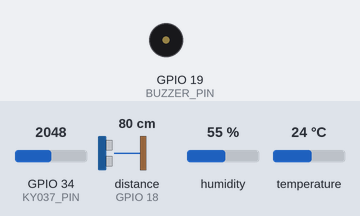
The sketch below on a simulated ESP32. Parts: buzzer (waves = sounding). Wiring (inferred from the names in the program): ultrasonic range finder: trigger GPIO 5; echo GPIO 18. The inputs (shaded band) are chosen by the test bench; at power-on: GPIO 34 (KY037_PIN) = 2048, distance to the obstacle (sensor on GPIO 18) 80 cm, humidity 55 %, temperature 24 °C. The echo pulse lasts 58.3 µs per cm; WiFi joins after 1.5 s; servers stay silent unless stated; the local clock reads 2024-03-15 10:24:30 at power-on unless the sketch sets it; what the sketch prints to the serial monitor is not drawn.

Above: at 2.8 s.
2.9 s: GPIO 34 (KY037_PIN) set to 3447
4.5 s: GPIO 34 (KY037_PIN) set to 3550
At 5.4 s:
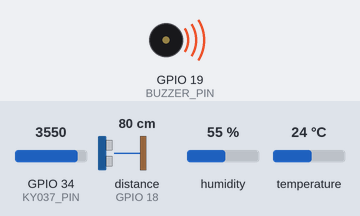
6.3 s: distance to the obstacle (sensor on GPIO 18) set to 2 cm
At 7.96 s:
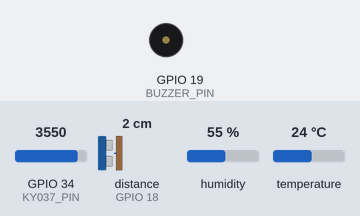
9.5 s: distance to the obstacle (sensor on GPIO 18) set to 250 cm
13.0 s: distance to the obstacle (sensor on GPIO 18) set to 27 cm
At 16.3 s:
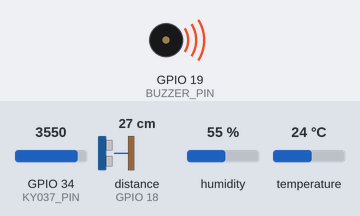
19.8 s: GPIO 34 (KY037_PIN) set to 3460
Timing chart, 0 to 22.8 s (numbered marks = the images above; inputs shaded):
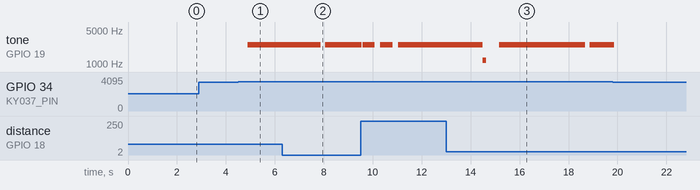

Measured:
- the behaviour switches between 3500 and 3501 on GPIO 34 (KY037_PIN) (found by bisection; images 0 and 1)
- after the input at 2.9 s, every drawn part: stays the same
- after the input at 4.5 s, tone on GPIO 19 (BUZZER_PIN): silent → 2500 Hz after 0.39 s
- after the input at 6.3 s, tone on GPIO 19 (BUZZER_PIN): 2500 Hz → silent after 1.6 s, → 2500 Hz 0.18 s later
- after the input at 13.0 s, tone on GPIO 19 (BUZZER_PIN): plays 1200 Hz for 0.15 s, 2500 Hz for 3.5 s, 2500 Hz for 0.94 s, starting after 1.5 s

The sketch:

LAST02.ino
```cpp
// ======================================================================
// SISTEMA DE ESTACIONAMIENTO - VERSIÓN FINAL DEFINITIVA (A PRUEBA DE FALLOS)
// ======================================================================

// --- LIBRERÍAS ---
#include <WiFi.h>
#include <Firebase_ESP_Client.h>
#include "addons/TokenHelper.h"
#include "addons/RTDBHelper.h"
#include "DHT.h"
#include <time.h>
#include <algorithm>

// ==================================================
// 1. CONFIGURACIÓN DE RED Y FIREBASE
// ==================================================
const char* WIFI_SSID = "INFINITUM2CB5";
const char* WIFI_PASSWORD = "X7e4upMA4Y";
const char* API_KEY = "AIzaSyA7kOahrIAr_XImPq05EhbJ7CZSPATIZUs";
const char* DATABASE_URL = "https://parking-iot-a0b8e-default-rtdb.firebaseio.com/";

const char* FB_PATH_STATUS = "/Estacionamiento/status";
const char* FB_PATH_LOGS = "/Estacionamiento/logs";
const char* NTP_SERVER = "pool.ntrop.org";
const long GMT_OFFSET_SEC = -21600;
const int DAYLIGHT_OFFSET_SEC = 3600;

// ==================================================
// 2. PINES Y SENSORES
// ==================================================
#define DHTPIN 4
#define DHTTYPE DHT22
#define TRIG_PIN 5
#define ECHO_PIN 18
#define BUZZER_PIN 19
#define KY037_PIN 34

DHT dht(DHTPIN, DHTTYPE);

// ==================================================
// 3. UMBRALES Y TEMPORIZADORES (NO BLOQUEANTES)
// ==================================================
const unsigned long SENSOR_READ_INTERVAL = 500; // Leer sensores 2 veces por segundo
const unsigned long FIREBASE_SEND_INTERVAL = 15000;
const unsigned long WIFI_RECONNECT_INTERVAL = 20000;

const float DIST_LIBRE = 120.0;
const float DIST_OCUPADO = 35.0;
const int RUIDO_UMBRAL = 3500;
const int STABILIZATION_COUNT = 4;

// ==================================================
// 4. OBJETOS Y VARIABLES GLOBALES
// ==================================================
FirebaseData fbdo;
FirebaseAuth auth;
FirebaseConfig config;

unsigned long lastSensorRead = 0;
unsigned long lastFirebaseSend = 0;
unsigned long lastWifiCheck = 0;

float distancia_cm = -1.0; // Inicializar en -1 para saber si ya se leyó
float temperatura_c = -100.0;
float humedad_pct = -1.0;
int nivel_sonido = 0;
String estadoActual = "Inicializando";
String estadoAnterior = "";

int ocupadoCounter = 0;

// ==================================================
// 5. SETUP INICIAL
// ==================================================
void setup() {
    Serial.begin(115200);
    Serial.println("\n\n--- INICIANDO SISTEMA DE ESTACIONAMIENTO ---");

    pinMode(TRIG_PIN, OUTPUT);
    pinMode(ECHO_PIN, INPUT);
    pinMode(BUZZER_PIN, OUTPUT);
    pinMode(KY037_PIN, INPUT);

    dht.begin();

    iniciarWiFi();
    configTime(GMT_OFFSET_SEC, DAYLIGHT_OFFSET_SEC, NTP_SERVER);
    iniciarFirebase();

    Serial.println("\n--- VERIFICACIÓN DE SENSORES INICIAL ---");
    // Hacemos una primera lectura para verificar el hardware
    leerSensores();
    if (temperatura_c == -100.0) {
        Serial.println("❌ ERROR CRÍTICO: No se pudo leer el sensor DHT22. Revisa el cableado.");
    } else {
        Serial.println("✅ Sensor DHT22 detectado correctamente.");
    }
    if (distancia_cm == -1.0) {
        Serial.println("❌ ERROR CRÍTICO: No se pudo leer el sensor HC-SR04. Revisa el cableado (VCC a 5V/VIN y divisor de voltaje).");
    } else {
        Serial.println("✅ Sensor HC-SR04 detectado correctamente.");
    }

    Serial.println("-------------------------------------------");
    Serial.println("🚀 Sistema listo para operar. Iniciando loop...");
    Serial.println("-------------------------------------------");
}

// ==================================================
// 6. BUCLE PRINCIPAL (CON DIAGNÓSTICO)
// ==================================================
void loop() {
    unsigned long now = millis();

    // --- DIAGNÓSTICO: Heartbeat del Loop ---
    // Si ves esto, el loop está corriendo y no está bloqueado.
    Serial.print(".");

    // Tarea 1: Asegurar WiFi
    if (now - lastWifiCheck > WIFI_RECONNECT_INTERVAL) {
        lastWifiCheck = now;
        if (WiFi.status() != WL_CONNECTED) WiFi.reconnect();
    }

    // Tarea 2: Leer Sensores
    if (now - lastSensorRead >= SENSOR_READ_INTERVAL) {
        lastSensorRead = now;
        Serial.println("\n--- Ciclo de Lectura ---");

        estadoAnterior = estadoActual;
        leerSensores();
        estadoActual = decidirEstado(distancia_cm);

        // --- Tarea de Diagnóstico: Mostrar lecturas ---
        Serial.printf("📏 Dist: %.1f cm | 🌡️ Temp: %.1f°C | 💧 Hum: %.1f%% | 🎤 Sonido: %d | 🅿️ Estado: %s\n",
                      distancia_cm, temperatura_c, humedad_pct, nivel_sonido, estadoActual.c_str());

        manejarBuzzer(estadoActual, estadoAnterior, nivel_sonido);
    }

    // Tarea 3: Enviar a Firebase
    bool estadoCambiado = (estadoActual != estadoAnterior && estadoActual != "Inicializando");
    bool tiempoDeEnvio = (now - lastFirebaseSend >= FIREBASE_SEND_INTERVAL);

    if ((estadoCambiado || tiempoDeEnvio) && Firebase.ready() && WiFi.status() == WL_CONNECTED) {
        lastFirebaseSend = now;
        enviarAFirebase(estadoCambiado);
    }
}

// ==================================================
// 7. FUNCIONES AUXILIARES (Robustas)
// ==================================================

void iniciarWiFi() {
    WiFi.begin(WIFI_SSID, WIFI_PASSWORD);
    Serial.print("🔌 Conectando a WiFi");
    int intentos = 0;
    while (WiFi.status() != WL_CONNECTED && intentos < 30) {
        delay(500);
        Serial.print(".");
        intentos++;
    }
    if (WiFi.status() != WL_CONNECTED) {
        Serial.println("\n❌ FATAL: No se pudo conectar a WiFi. Reiniciando...");
        delay(1000); ESP.restart();
    }
    Serial.println("\n✅ WiFi Conectado: " + WiFi.localIP().toString());
}

void iniciarFirebase() {
    config.api_key = API_KEY;
    config.database_url = DATABASE_URL;
    Firebase.reconnectWiFi(true);
    Firebase.begin(&config, &auth);
    Serial.println("🔥 Conexión con Firebase configurada.");
}

void leerSensores() {
    Serial.println("-> Leyendo DHT22...");
    float temp_val = dht.readTemperature();
    float hum_val = dht.readHumidity();
    if (!isnan(temp_val)) temperatura_c = temp_val;
    if (!isnan(hum_val)) humedad_pct = hum_val;

    Serial.println("-> Leyendo HC-SR04...");
    float dist_filtrada = leerDistanciaFiltrada();
    if (dist_filtrada != -1.0) {
        if (distancia_cm == -1.0) distancia_cm = dist_filtrada; // Primera lectura
        else distancia_cm = (distancia_cm * 0.7) + (dist_filtrada * 0.3);
    }

    Serial.println("-> Leyendo KY-037...");
    nivel_sonido = analogRead(KY037_PIN);
    Serial.println("-> Lectura de sensores completa.");
}

float leerDistanciaFiltrada() {
    long duracion;
    float lecturas[3];
    for (int i = 0; i < 3; i++) {
        digitalWrite(TRIG_PIN, LOW); delayMicroseconds(2);
        digitalWrite(TRIG_PIN, HIGH); delayMicroseconds(10);
        digitalWrite(TRIG_PIN, LOW);

        // pulseIn con timeout para EVITAR BLOQUEOS
        duracion = pulseIn(ECHO_PIN, HIGH, 25000); // Timeout de 25ms

        if (duracion > 0) {
            lecturas[i] = duracion * 0.0343 / 2.0;
        } else {
            lecturas[i] = -1.0; // Marcar como lectura fallida
        }
        delay(20);
    }
    std::sort(lecturas, lecturas + 3);
    return lecturas[1]; // Devolver la mediana
}

String decidirEstado(float dist) {
    if (dist == -1.0 || dist > DIST_LIBRE) {
        ocupadoCounter = 0;
        return "Libre";
    }
    if (dist > DIST_OCUPADO) {
        ocupadoCounter = 0;
        return "Aproximacion";
    }
    if (ocupadoCounter < STABILIZATION_COUNT) {
        ocupadoCounter++;
        return "Maniobra";
    }
    return "Ocupado";
}

void manejarBuzzer(const String& estado, const String& estadoPrevio, int ruido) {
    bool cambioHaciaOcupado = (estado == "Aproximacion" && estadoPrevio == "Libre");
    if (cambioHaciaOcupado) tone(BUZZER_PIN, 1200, 150);
    else if (ruido > RUIDO_UMBRAL) tone(BUZZER_PIN, 2500, 500);
}

String getTimestamp() {
    struct tm timeinfo;
    if (!getLocalTime(&timeinfo)) return "N/A";
    char buf[30];
    strftime(buf, sizeof(buf), "%Y-%m-%dT%H:%M:%SZ", &timeinfo);
    return String(buf);
}

void enviarAFirebase(bool enviarLog) {
    FirebaseJson json;
    json.set("timestamp", getTimestamp());
    json.set("estado", estadoActual);
    json.set("distancia_cm", String(distancia_cm, 1));
    json.set("temperatura_c", String(temperatura_c, 1));
    json.set("humedad_pct", String(humedad_pct, 1));
    json.set("nivel_sonido", nivel_sonido);

    Serial.println("📤 Enviando datos a Firebase...");
    if (Firebase.RTDB.setJSON(&fbdo, FB_PATH_STATUS, &json)) {
        Serial.println("✅ Estado actual actualizado en /status.");
    } else {
        Serial.println("❌ Error al enviar estado: " + fbdo.errorReason());
    }
    if (enviarLog) {
        if (Firebase.RTDB.pushJSON(&fbdo, FB_PATH_LOGS, &json)) {
            Serial.println("🗃️ ¡Cambio de estado! Log guardado en /logs.");
        }
    }
}
```
